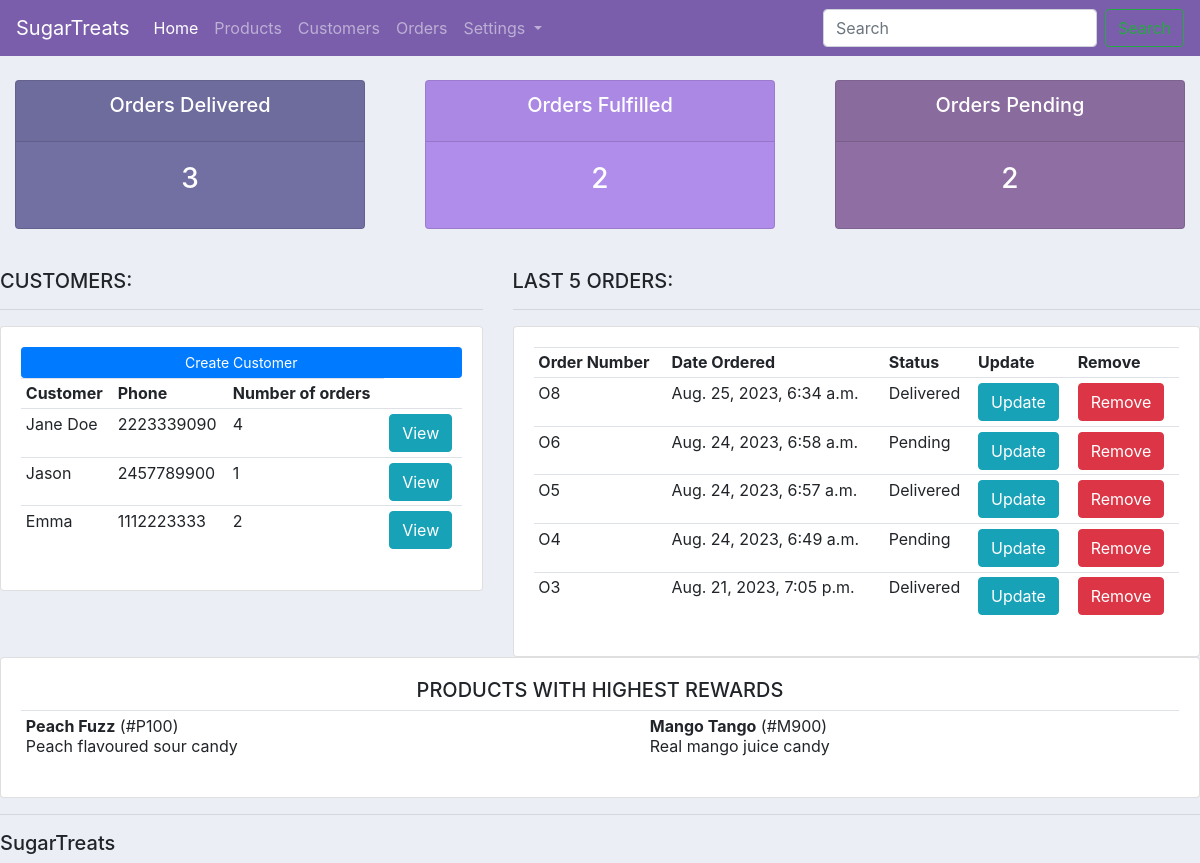
Before: / with the older database file.
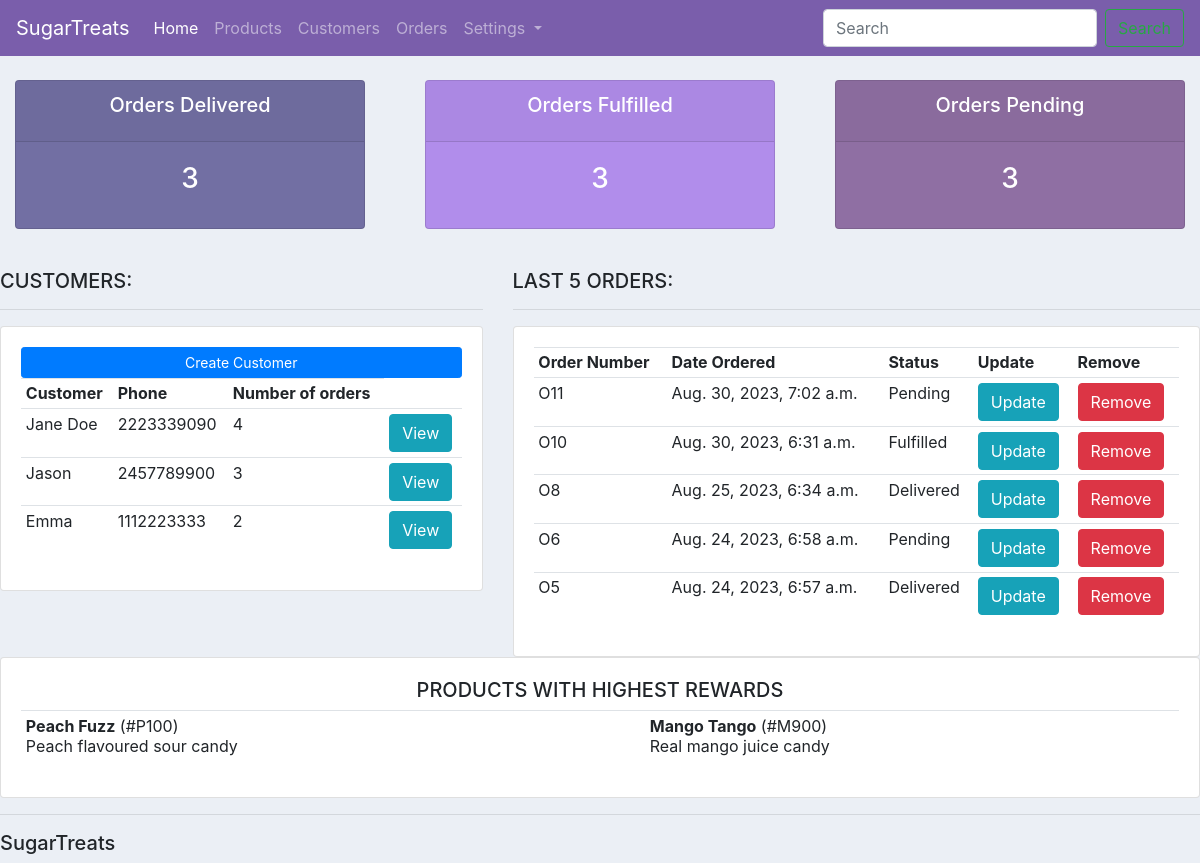
After: the same page with the newer database file.
### ecomm/models.py (models this page shows, shortened)
class Customer(models.Model):
    name = models.CharField(max_length=200, null=True)
    email = models.CharField(max_length=200, null=True)
    phone = models.CharField(max_length=200, null=True)
    date_created = models.DateTimeField(auto_now_add=True, null=True)

class Order(models.Model):
    STATUS = (
        ("Pending", "Pending"),
        ("Fulfilled", "Fulfilled"),
        ("Delivered","Delivered"),
    )
    customer = models.ForeignKey(Customer, null = True, on_delete = models.SET_NULL, related_name = 'orders')
    order_items = models.ManyToManyField("OrderItem", related_name = 'orders')
    note = models.CharField(max_length= 300, null = True, blank = True)
    date_created=models.DateTimeField(auto_now_add=True, null=True)
    status = models.CharField(max_length = 200, null = True, choices = STATUS)

class Product(models.Model):
    CATEGORY = (
        ("Candy", "Candy"),
        ("Chocolate", "Chocolate"),
        ("Gift box", "Gift box"),
        ("Chocolate bar", "Chocolate bar"),
    )
    name = models.CharField(max_length=200, null=True)
    product_num = models.CharField(max_length=100, unique=True)
    description = models.CharField(max_length=200, null=True)
    category = models.CharField(max_length=200, null=True, choices = CATEGORY)
    price = models.FloatField(null = True)
    date_created=models.DateTimeField(auto_now_add=True, null=True)
    tags = models.ManyToManyField(Tag, blank = True)
    rewards = models.IntegerField(null = True)

### ecomm/views.py (the view)
# urls.py: path("", views.home, name = "home"),
def home(request):
    customers = Customer.objects.all()
    orders = Order.objects.all()
    products = Product.objects.all()
    total_customers = customers.count()
    total_orders = orders.count()
    delivered = orders.filter(status="Delivered").count()
    fulfilled = orders.filter(status="Fulfilled").count()
    pending = orders.filter(status="Pending").count()
    list = orders.order_by("-date_created")
    ordered_list = list[:5]  # returns first five objects
    context = {
        "orders": orders,
        "customers": customers,
        "products": products,
        "total_customers": total_customers,
        "total_orders": total_orders,
        "delivered": delivered,
        "pending": pending,
        "fulfilled": fulfilled,
        "ordered_list": ordered_list,
    }
    return render(request, "ecomm/dashboard.html", context)

### ecomm/templates/ecomm/dashboard.html
{% extends "ecomm/main.html" %} {% block content %}
{% include "ecomm/status.html" %}
<br />
<div class="row">
    <div class = "col-md-5">
        <h5>CUSTOMERS:</h5>
        <hr />
        <div class="card card-body">
            <a class="btn btn-primary btn-sm btn-block" href="">Create Customer</a>
            <table class="table table-sm">
                <tr>
                  <th>Customer</th>
                  <th>Phone</th>
                  <th>Number of orders</th>
                </tr>
                {% for customer in customers %}
                    <tr>
                        <td> {{customer.name}} </td>
                        <td> {{customer.phone}} </td>
                        <td> {{customer.orders.count}} </td>
                        <td><a class = "btn btn-small btn-info" href="{% url 'profile' customer.id %}">View</a>
                    </tr>
                {% endfor %}
            </table>
        </div>
    </div>
    <div class="col-md-7">
        <h5>LAST 5 ORDERS:</h5>
        <hr />
        <div class="card card-body">
            <table class="table table-sm">
                <tr>
                <th>Order Number</th>
                <th>Date Ordered</th>
                <th>Status</th>
                <th>Update</th>
                <th>Remove</th>
                </tr>
                {% for order in ordered_list%}
                    <tr>
                        <td>O{{order.id}}</td>
                        <td>{{order.date_created}}</td>
                        <td>{{order.status}}</td>
                        <td><a class = "btn btn-small btn-info" href="{% url 'update_order' order.id %}">Update</td>
                        <td><a class = "btn btn-small btn-danger" href="{% url 'delete_order' order.id %}">Remove</td>
                    </tr>
                {% endfor %}
            </table>
        </div>
    </div>
</div>
<div class = "row">
        <div class = "col-md-12">
            <div class = "card card-body">
                <h5><center>PRODUCTS WITH HIGHEST REWARDS</center></h5>
                <table class = "table table-sm">
                    <tr>
                    {% for product in products %}
                    <td><b>{{product.name}}</b> (#{{product.product_num}})<br>{{product.description}}</td>
                    {% endfor %}
                    </tr>
                </table>
            </div>
        </div>
</div>
{% endblock %}

Changed rows visible on the page:
no longer on this page (row unchanged): Order: id "4", date_created "Aug. 24, 2023, 6:49 a.m.", status "Pending"
no longer on this page (row unchanged): Order: id "3", date_created "Aug. 21, 2023, 7:05 p.m.", status "Delivered"
computed for Customer "Jason": orders.count "1" → "3"
added Order: id "11", date_created "Aug. 30, 2023, 7:02 a.m.", status "Pending"
added Order: id "10", date_created "Aug. 30, 2023, 6:31 a.m.", status "Fulfilled"
Other visible differences:
{{ fulfilled }}: "2" → "3"
{{ pending }}: "2" → "3"
